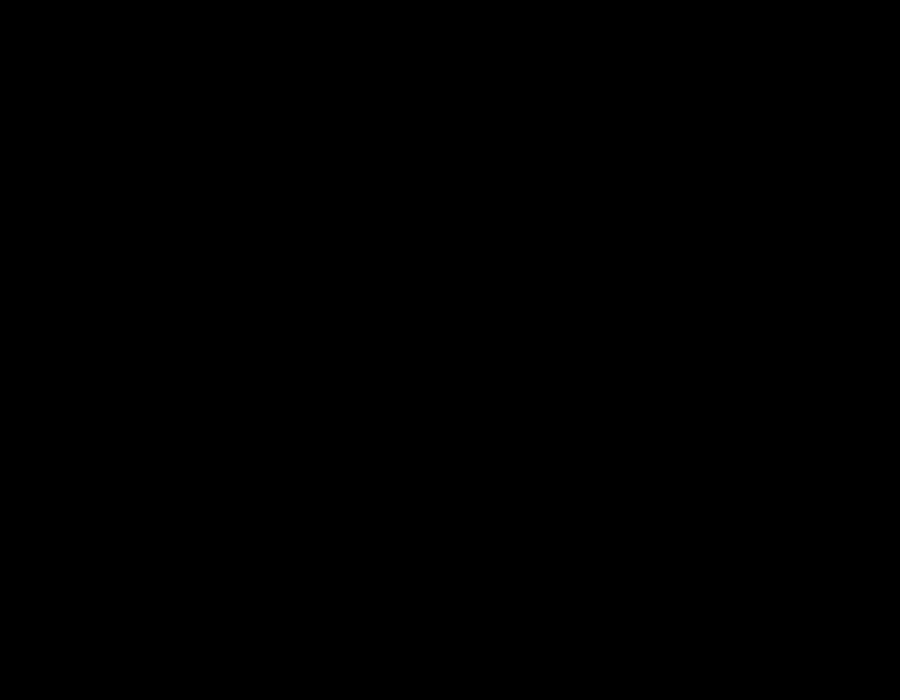
Frame 1 (no input)
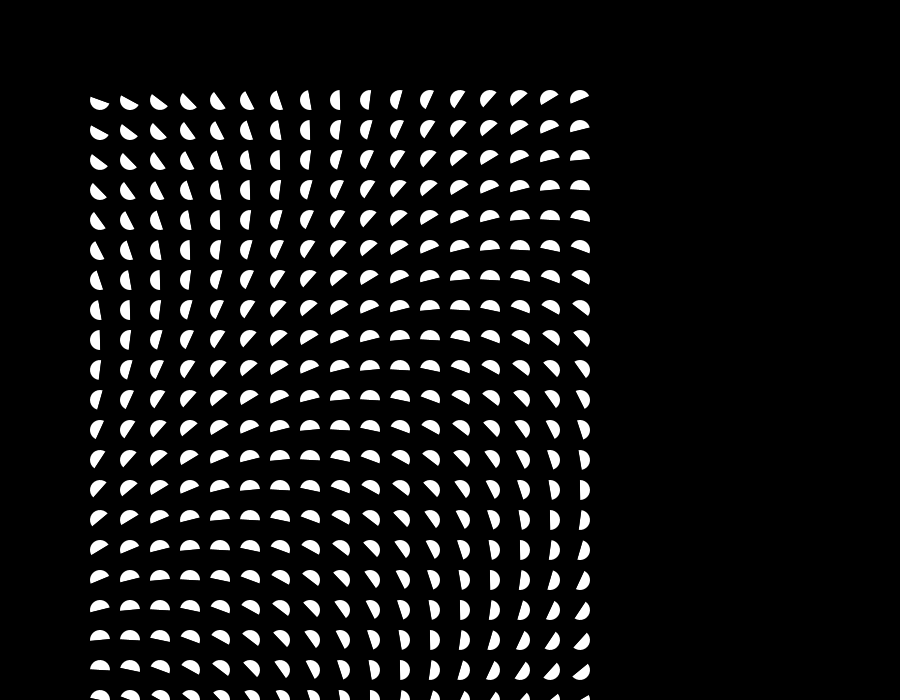
Frame 60 (the mouse pressed at the canvas centre just before this capture)
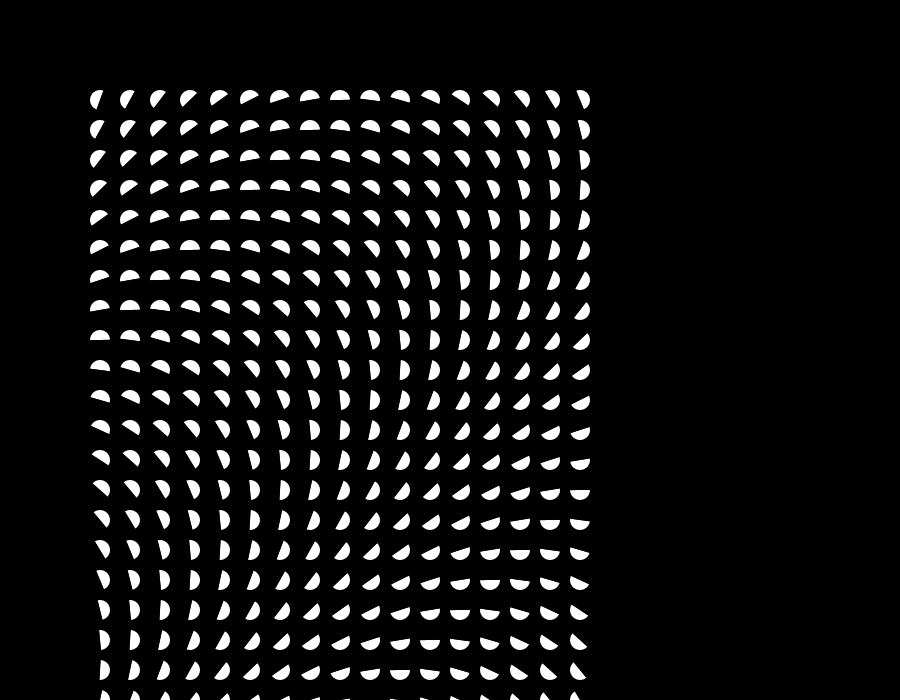
Frame 120 (the mouse held since frame 60 and released just before this capture)

The Processing sketch that drew these frames (run headless with seeded random() and noise(); from frame 60 on, the mouse is pressed at the canvas centre):

// Processing sketch: processing_70885
// ── processing_70885.pde

float k;
int s;


void setup() {
  background(0);
  size(900, 700);  
  fill(255);
  smooth();
  noStroke();
  k = 1.3;
  s = 0;
}

void draw() {


  if(s == 1){
    fill(0);
    rect(0, 0, width, height);

    if (k > TWO_PI)
      k = 0;
    for (int i = 100; i < 800; i+=30) {
      for (int j = 100; j < 600; j+=30) {
        
        fill(255); 
        
        float constant = 200;
        arc(j, i, 20, 20, PI+k+(i/constant)+(j/constant), TWO_PI+k+(i/constant)+(j/constant));
        fill(0);
        arc(j, i, 20, 20, 0+k+(i/constant)+(j/constant), PI+k+(i/constant)+(j/constant));
      }
    }
    s=0;
    k += 0.131;

  }
  s++;

}
